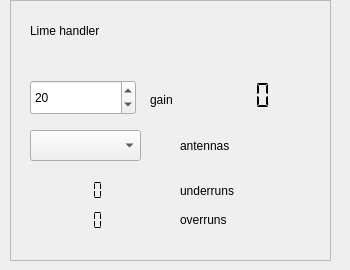
<?xml version="1.0" encoding="UTF-8"?>
<ui version="4.0">
 <class>limeWidget</class>
 <widget class="QWidget" name="limeWidget">
  <property name="geometry">
   <rect>
    <x>0</x>
    <y>0</y>
    <width>350</width>
    <height>270</height>
   </rect>
  </property>
  <property name="windowTitle">
   <string>lime control</string>
  </property>
  <widget class="QFrame" name="frame">
   <property name="geometry">
    <rect>
     <x>10</x>
     <y>0</y>
     <width>321</width>
     <height>261</height>
    </rect>
   </property>
   <property name="frameShape">
    <enum>QFrame::StyledPanel</enum>
   </property>
   <property name="frameShadow">
    <enum>QFrame::Raised</enum>
   </property>
   <widget class="QLabel" name="deviceLabel">
    <property name="geometry">
     <rect>
      <x>20</x>
      <y>20</y>
      <width>121</width>
      <height>21</height>
     </rect>
    </property>
    <property name="text">
     <string>Lime handler</string>
    </property>
   </widget>
   <widget class="QLabel" name="statusLabel">
    <property name="geometry">
     <rect>
      <x>16</x>
      <y>180</y>
      <width>121</width>
      <height>21</height>
     </rect>
    </property>
    <property name="text">
     <string/>
    </property>
   </widget>
   <widget class="QLabel" name="serialNumber">
    <property name="geometry">
     <rect>
      <x>20</x>
      <y>50</y>
      <width>171</width>
      <height>21</height>
     </rect>
    </property>
    <property name="text">
     <string/>
    </property>
   </widget>
   <widget class="QSpinBox" name="gainSelector">
    <property name="geometry">
     <rect>
      <x>20</x>
      <y>80</y>
      <width>106</width>
      <height>35</height>
     </rect>
    </property>
    <property name="maximum">
     <number>73</number>
    </property>
    <property name="value">
     <number>20</number>
    </property>
   </widget>
   <widget class="QLabel" name="labelSpinbox_1">
    <property name="geometry">
     <rect>
      <x>140</x>
      <y>90</y>
      <width>67</width>
      <height>19</height>
     </rect>
    </property>
    <property name="text">
     <string>gain</string>
    </property>
   </widget>
   <widget class="QComboBox" name="antennaList">
    <property name="geometry">
     <rect>
      <x>20</x>
      <y>130</y>
      <width>111</width>
      <height>31</height>
     </rect>
    </property>
   </widget>
   <widget class="QLCDNumber" name="actualGain">
    <property name="geometry">
     <rect>
      <x>180</x>
      <y>80</y>
      <width>91</width>
      <height>31</height>
     </rect>
    </property>
    <property name="frameShape">
     <enum>QFrame::NoFrame</enum>
    </property>
    <property name="segmentStyle">
     <enum>QLCDNumber::Flat</enum>
    </property>
   </widget>
   <widget class="QLabel" name="label">
    <property name="geometry">
     <rect>
      <x>170</x>
      <y>135</y>
      <width>111</width>
      <height>21</height>
     </rect>
    </property>
    <property name="text">
     <string>antennas</string>
    </property>
   </widget>
   <widget class="QLCDNumber" name="underrunDisplay">
    <property name="geometry">
     <rect>
      <x>20</x>
      <y>180</y>
      <width>101</width>
      <height>21</height>
     </rect>
    </property>
    <property name="frameShape">
     <enum>QFrame::NoFrame</enum>
    </property>
    <property name="segmentStyle">
     <enum>QLCDNumber::Flat</enum>
    </property>
   </widget>
   <widget class="QLabel" name="label_2">
    <property name="geometry">
     <rect>
      <x>170</x>
      <y>180</y>
      <width>111</width>
      <height>21</height>
     </rect>
    </property>
    <property name="text">
     <string>underruns</string>
    </property>
   </widget>
   <widget class="QLCDNumber" name="overrunDisplay">
    <property name="geometry">
     <rect>
      <x>30</x>
      <y>210</y>
      <width>81</width>
      <height>21</height>
     </rect>
    </property>
    <property name="frameShape">
     <enum>QFrame::NoFrame</enum>
    </property>
    <property name="segmentStyle">
     <enum>QLCDNumber::Flat</enum>
    </property>
   </widget>
   <widget class="QLabel" name="label_3">
    <property name="geometry">
     <rect>
      <x>170</x>
      <y>210</y>
      <width>67</width>
      <height>19</height>
     </rect>
    </property>
    <property name="text">
     <string>overruns</string>
    </property>
   </widget>
   <zorder>antennaList</zorder>
   <zorder>deviceLabel</zorder>
   <zorder>statusLabel</zorder>
   <zorder>serialNumber</zorder>
   <zorder>gainSelector</zorder>
   <zorder>labelSpinbox_1</zorder>
   <zorder>actualGain</zorder>
   <zorder>label</zorder>
   <zorder>underrunDisplay</zorder>
   <zorder>label_2</zorder>
   <zorder>overrunDisplay</zorder>
   <zorder>label_3</zorder>
  </widget>
 </widget>
 <resources/>
 <connections/>
</ui>
